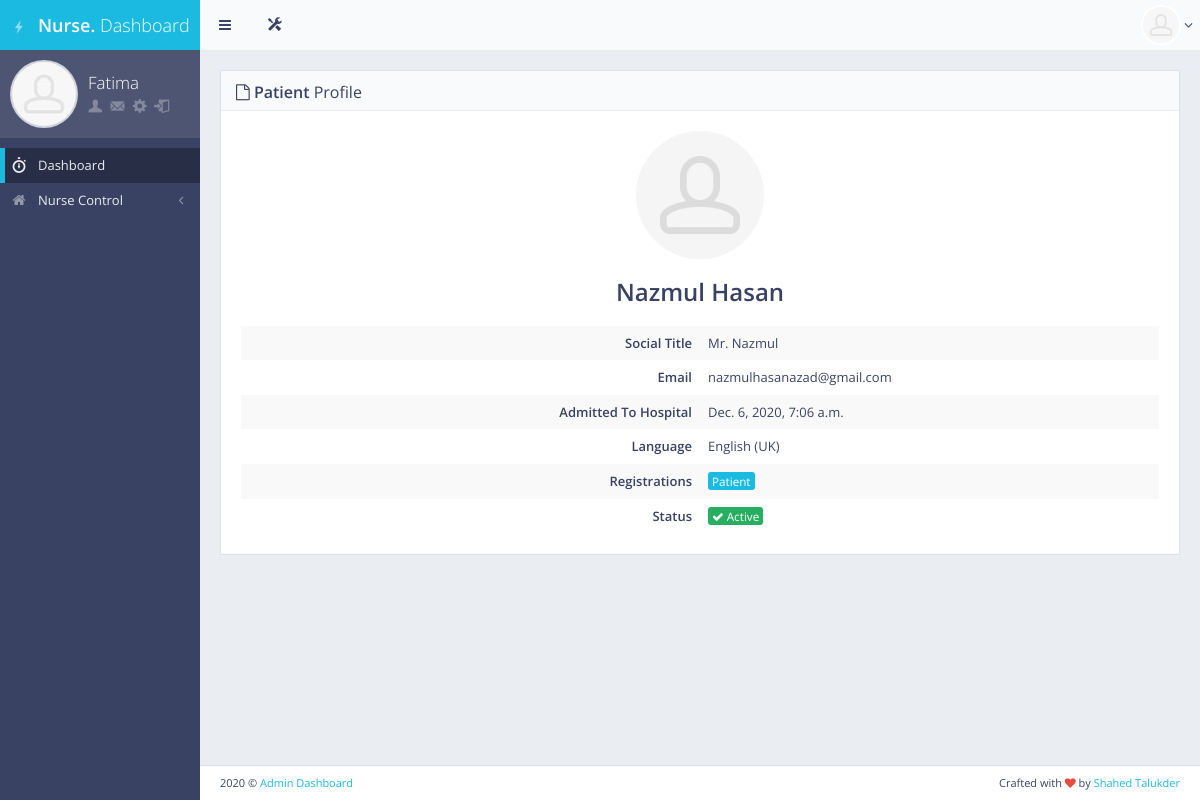
The page /patient_profile/17/ (signed in) on the database its author committed.
### main/models.py (models this page shows, shortened)
class User(AbstractUser):
    is_patient = models.BooleanField(default=False)
    is_doctor = models.BooleanField(default=False)
    is_nurse = models.BooleanField(default=False)
    is_assistant = models.BooleanField(default=False)
    is_admin = models.BooleanField(default=False)
    is_registered = models.BooleanField(default=False)

class Patient(models.Model):
    user = models.OneToOneField(User,on_delete=models.CASCADE,primary_key=True,related_name='user')
    full_name = models.CharField(max_length=50, blank=True, null=True)
    address = models.CharField(max_length=500, blank=True, null=True)
    age = models.CharField(max_length=50, blank=True, null=True)
    phone_no = models.CharField(max_length=50, blank=True, null=True)
    released = models.BooleanField(default=False)
    class Meta:
        db_table = "patient_info"

### frontend/views.py (the view)
# urls.py: url(r'^patient_profile/(?P<id>.*)/$', views.patient_profile, name="patient_profile"),
def patient_profile(request, id):
    if request.user.is_authenticated and request.user.is_nurse:
        pat = Patient.objects.filter(pk=id)
        context = {"title":"Patient Profile",'patient':pat}
        return render(request, 'front/patient_profile.html',context)
    else:
        return redirect('/')

### frontend/templates/front/patient_profile.html (shortened to what this page needs)
{%extends 'front/base.html'%}
{%load static%}
{%block main_content%}
<div id="page-content" style="min-height: 1189px;">
    <div class="row">
        <div class="col-lg-12">
            <div class="block">
                <div class="block-title">
                    <h2><i class="fa fa-file-o"></i> <strong>Patient</strong> Profile</h2>
                </div>
                {%for i in patient%}
                <div class="block-section text-center">
                    <a href="javascript:void(0)">
                        <img src="{%static 'front/'%}img/placeholders/avatars/avatar4@2x.jpg" alt="avatar" class="img-circle">
                    </a>
                    <h3>
                        <strong>{{i.user.first_name | title}} {{i.user.last_name | title}}</strong><br><small></small>
                    </h3>
                </div>
                <table class="table table-borderless table-striped table-vcenter">
                    <tbody>
                        <tr>
                            <td class="text-right" style="width: 50%;"><strong>Social Title</strong></td>
                            <td>Mr. {{i.user.first_name}}</td>
                        </tr>
                        <tr>
                            <td class="text-right"><strong>Email</strong></td>
                            <td>{{i.user.email}}</td>
                        </tr>
                        <tr>
                            <td class="text-right"><strong>Admitted To Hospital</strong></td>
                            <td>{{i.user.date_joined}}</td>
                        </tr>
                        <tr>
                            <td class="text-right"><strong>Language</strong></td>
                            <td>English (UK)</td>
                        </tr>
                        <tr>
                            <td class="text-right"><strong>Registrations</strong></td>
                            <td><span class="label label-primary">Patient</span></td>
                        </tr>
                        <tr>
                            <td class="text-right"><strong>Status</strong></td>
                            {%if user.is_active%}
                            <td><span class="label label-success"><i class="fa fa-check"></i> Active</span></td>
                            {%else%}
                            <td><span class="label label-danger"><i class="fa fa-check"></i>Not Active</span></td>
                            {%endif%}
                        </tr>
                    </tbody>
                </table>
                {%endfor%}
            </div>
        </div>
    </div>
</div>
{%endblock main_content%}

### frontend/templates/front/base.html (shortened to what this page needs)
<!DOCTYPE html> {%load static%}
<html class="no-js" lang="en">
<head>
    <link rel="stylesheet" href="{% static 'front/' %}css/bootstrap.min.css">
    <link rel="stylesheet" href="{% static 'front/' %}css/plugins.css">
    <link rel="stylesheet" href="{% static 'front/' %}css/main.css">
    <link rel="stylesheet" href="{% static 'front/' %}css/themes.css">
</head>
<body>
    <div id="page-wrapper">
        <div id="page-container" class="sidebar-partial sidebar-visible-lg sidebar-no-animations">
            <div id="sidebar">
                <div id="sidebar-scroll">
                    <div class="sidebar-content">
                        <a href="/" class="sidebar-brand">
                            {%if user.is_superuser%}
                                <i class="gi gi-flash"></i><span class="sidebar-nav-mini-hide"><strong>Admin </strong>Dashboard</span>
                            {%elif user.is_doctor%}
                                <i class="gi gi-flash"></i><span class="sidebar-nav-mini-hide"><strong>Dr. </strong>Dashboard</span>
                            {%elif user.is_assistant%}
                                <i class="gi gi-flash"></i><span class="sidebar-nav-mini-hide"><strong>Assist. </strong>Dashboard</span>
                            {%elif user.is_nurse%}
                                <i class="gi gi-flash"></i><span class="sidebar-nav-mini-hide"><strong>Nurse. </strong>Dashboard</span>
                            {%endif%}
                        </a>
                        <div class="sidebar-section sidebar-user clearfix sidebar-nav-mini-hide">
                            <div class="sidebar-user-avatar">
                                <a href="/profile">
                                    <img src="{% static 'front/' %}img/placeholders/avatars/avatar2.jpg" alt="avatar">
                                </a>
                            </div>
                            <div class="sidebar-user-name">{{user.first_name | title}}</div>
                            <div class="sidebar-user-links">
                                <a href="/profile" data-toggle="tooltip" data-placement="bottom" title="Profile"><i class="gi gi-user"></i></a>
                                <a href="/" data-toggle="tooltip" data-placement="bottom" title="Report"><i class="gi gi-envelope"></i></a>
                                <a href="/" class="enable-tooltip" data-placement="bottom" title="Edit Profile"><i class="gi gi-cogwheel"></i></a>
                                <a href="/logout" data-toggle="tooltip" data-placement="bottom" title="Logout"><i class="gi gi-exit"></i></a>
                            </div>
                        </div>
                        <ul class="sidebar-nav">
                            <li>
                                <a href="/" class=" active"><i class="gi gi-stopwatch sidebar-nav-icon"></i><span class="sidebar-nav-mini-hide">Dashboard</span></a>
                            </li>
                            <li>
                                {%if user.is_superuser%}
                                <a href="#" class="sidebar-nav-menu"><i class="fa fa-angle-left sidebar-nav-indicator sidebar-nav-mini-hide"></i><i class="fa fa-home sidebar-nav-icon"></i><span class="sidebar-nav-mini-hide">User Control</span></a>
                                <ul>
                                    <li>
                                        <a href="/patient">Edit / Delete patient</a>
                                    </li>
                                    <li>
                                        <a href="/crudDoctor">CRUD Doctor</a>
                                    </li>
                                    <li>
                                        <a href="/crudNurse">CRUD Nurse</a>
                                    </li>
                                    <li>
                                        <a href="/crudAssistant">CRUD Assistant</a>
                                    </li>
                                    <li>
                                        <a href="/control_info">Control Info</a>
                                    </li>
                                    <li>
                                        <a href="/reports_and_feedbacks">Check Feedback/Reports</a>
                                    </li>
                                </ul>
                                {%elif user.is_nurse%}
                                <a href="#" class="sidebar-nav-menu"><i class="fa fa-angle-left sidebar-nav-indicator sidebar-nav-mini-hide"></i><i class="fa fa-home sidebar-nav-icon"></i><span class="sidebar-nav-mini-hide">Nurse Control</span></a>
                                {%endif%}
                            </li>
                        </ul>
                    </div>
                </div>
            </div>
            <div id="main-container">
                <header class="navbar navbar-default">
                    <ul class="nav navbar-nav-custom">
                        <li>
                            <a href="javascript:void(0)" onclick="App.sidebar('toggle-sidebar');this.blur();">
                                <i class="fa fa-bars fa-fw"></i>
                            </a>
                        </li>
                        <li class="dropdown">
                            <a href="javascript:void(0)" class="dropdown-toggle" data-toggle="dropdown">
                                <i class="gi gi-settings"></i>
                            </a>
                        </li>
                    </ul>
                    <ul class="nav navbar-nav-custom pull-right">
                        <li class="dropdown">
                            <a href="javascript:void(0)" class="dropdown-toggle" data-toggle="dropdown">
                                <img src="{% static 'front/' %}img/placeholders/avatars/avatar2.jpg" alt="avatar"> <i class="fa fa-angle-down"></i>
                            </a>
                        </li>
                    </ul>
                </header>
                {%block main_content%}{%endblock main_content%}
                <footer class="clearfix">
                    <div class="pull-right">
                        Crafted with <i class="fa fa-heart text-danger"></i> by <a href="http://facebook.com/shahed.talukder32" target="_blank">Shahed Talukder</a>
                    </div>
                    <div class="pull-left">
                        <span><script>document.write(new Date().getFullYear())</script></span> &copy; <a href="#" target="_blank">Admin Dashboard</a>
                    </div>
                </footer>
            </div>
        </div>
    </div>
</body>
</html>

### rows shown on the page
User: first_name "Fatima"
Patient: user.first_name "Nazmul", user.last_name "Hasan", user.email "nazmulhasanazad@gmail.com", user.date_joined "Dec. 6, 2020, 7:06 a.m."
